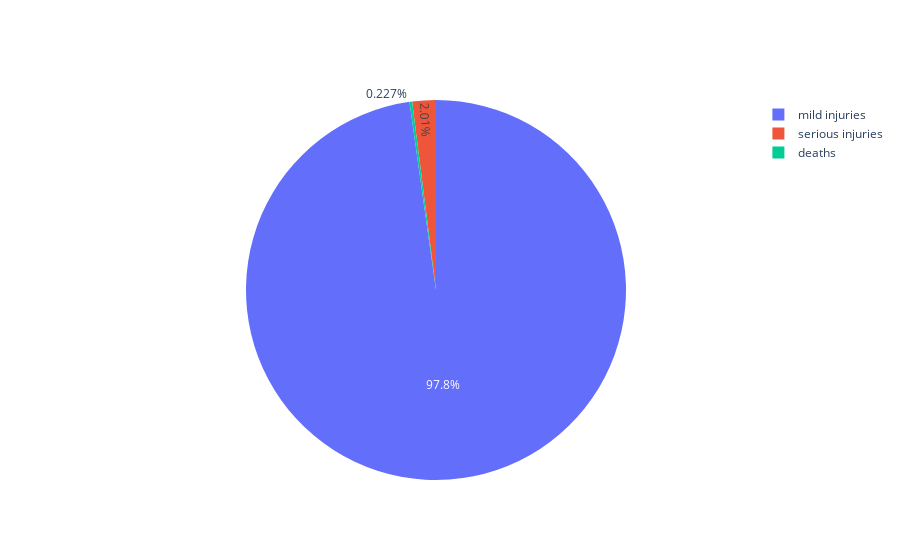

Source (notebook cell):
### Code cell
#Pie chart

pie_data = df_accidents_lp[['mild injuries','deaths','serious injuries']]
pie_data=pie_data.sum()

labels = ['mild injuries','deaths','serious injuries']
fig = go.Figure(data=[go.Pie(labels=labels, values=pie_data)])
fig.show()

### Figure 1 — Plotly figure (JSON) as saved in the notebook; plotly's stock layout.template omitted (floating-point values rounded to 4 significant figures)
{"data": [{"labels": ["mild injuries", "deaths", "serious injuries"], "type": "pie", "values": [119551, 277, 2455]}], "layout": {}}
